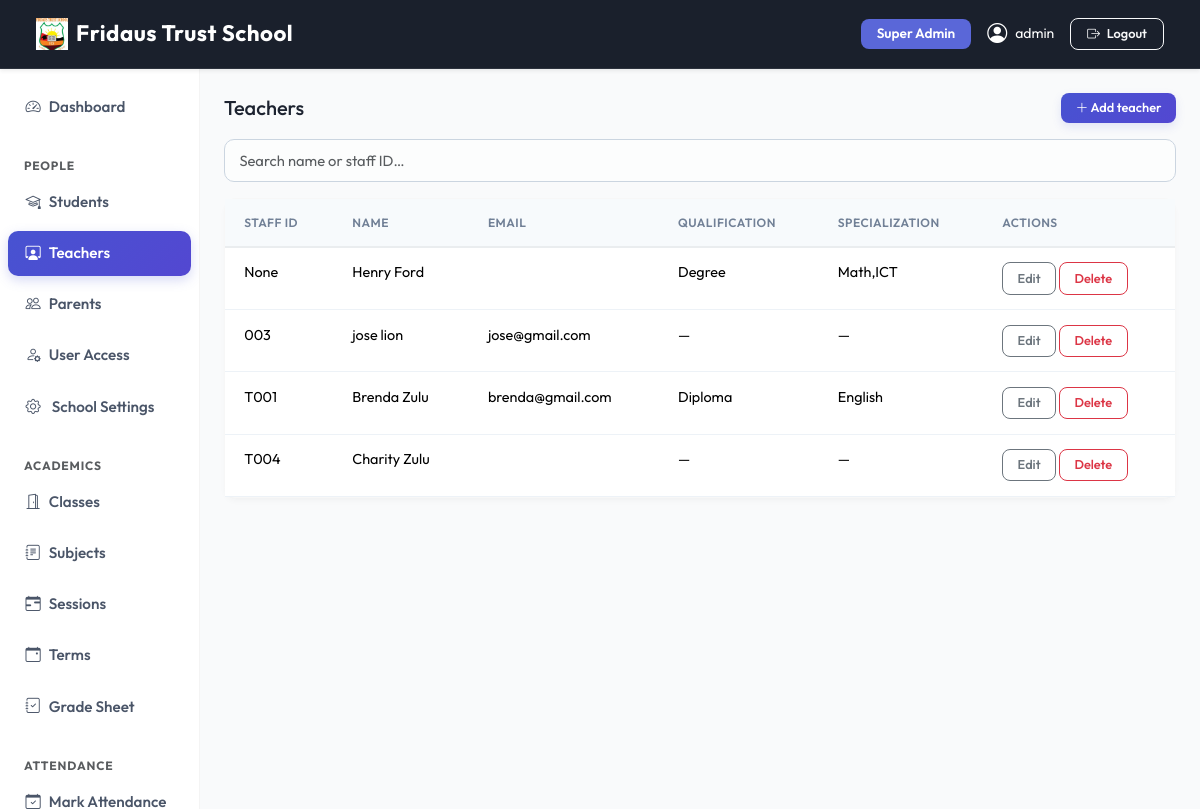
Screenshot of /people/teachers/ (signed in) with the database file from the repository.
### apps/dashboard/models.py (models this page shows, shortened)
class SchoolSettings(models.Model):
    school_name    = models.CharField(max_length=200, default='SchoolMS')
    logo           = models.ImageField(upload_to='school/logo/', blank=True, null=True)
    favicon        = models.ImageField(upload_to='school/favicon/', blank=True, null=True)
    primary_color  = models.CharField(max_length=7, default='#5a67d8', help_text='Hex color e.g. #5a67d8')
    secondary_color= models.CharField(max_length=7, default='#4c51bf')
    sidebar_color  = models.CharField(max_length=7, default='#ffffff')
    navbar_color   = models.CharField(max_length=7, default='#1a202c')
    address        = models.TextField(blank=True)
    phone          = models.CharField(max_length=20, blank=True)
    email          = models.EmailField(blank=True)
    website        = models.URLField(blank=True)
    class Meta:
        verbose_name = 'School Settings'
    @classmethod
    def get(cls):
        obj, _ = cls.objects.get_or_create(pk=1)
        return obj

### apps/accounts/models.py (models this page shows, shortened)
class User(AbstractUser):
    ROLE_CHOICES = (
        ('superadmin', 'Super Admin'),
        ('admin', 'Admin'),
        ('teacher', 'Teacher'),
        ('student', 'Student'),
        ('parent', 'Parent'),
    )
    role = models.CharField(max_length=20, choices=ROLE_CHOICES)
    phone = models.CharField(max_length=20, blank=True, null=True)
    profile_pic = models.ImageField(upload_to='profile_pictures/', blank=True, null=True)
    created_at = models.DateTimeField(auto_now_add=True)
    @property
    def is_admin(self):
        return self.role in ['superadmin', 'admin'] or self.is_superuser
    def __str__(self):
        return f"{self.get_full_name() or self.username} ({self.get_role_display()})"

### apps/people/models.py (models this page shows, shortened)
class Teacher(models.Model):
    user          = models.OneToOneField(User, on_delete=models.CASCADE, related_name='teacher_profile')
    staff_id      = models.CharField(max_length=20, unique=True, blank=True, null=True)
    qualification = models.CharField(max_length=100, blank=True)
    specialization= models.CharField(max_length=100, blank=True)
    assigned_classes = models.ManyToManyField('academics.StudentClass', related_name='teachers', blank=True)
    join_date     = models.DateField(auto_now_add=True)
    is_active     = models.BooleanField(default=True)
    class Meta:
        ordering = ['staff_id']

### apps/people/views.py (the view)
# urls.py: path('teachers/',                    views.teacher_list,   name='teacher_list'),
@login_required
@admin_required
def teacher_list(request):
    teachers = Teacher.objects.select_related('user').filter(is_active=True)
    return render(request, 'people/teacher_list.html', {'teachers': teachers})

### apps/dashboard/context_processors.py (called while the page is built)
def school_settings(request):
    return {'school_settings': SchoolSettings.get()}

### templates/people/teacher_list.html (shortened to what this page needs)
{% extends 'base.html' %}
{% block content %}
<div class="d-flex justify-content-between align-items-center mb-3">
  <h5 class="mb-0">Teachers</h5>
  <a href="{% url 'people:teacher_create' %}" class="btn btn-primary btn-sm">
    <i class="bi bi-plus-lg"></i> Add teacher
  </a>
</div>
<input type="text" id="searchInput" class="form-control mb-3" placeholder="Search name or staff ID…">
<div class="card">
  <table class="table table-hover mb-0" id="teacherTable">
    <thead class="table-light">
      <tr><th>Staff ID</th><th>Name</th><th>Email</th><th>Qualification</th><th>Specialization</th><th>Actions</th></tr>
    </thead>
    <tbody>
    {% for t in teachers %}
    <tr>
      <td>{{ t.staff_id }}</td>
      <td>{{ t.user.get_full_name }}</td>
      <td>{{ t.user.email }}</td>
      <td>{{ t.qualification|default:"—" }}</td>
      <td>{{ t.specialization|default:"—" }}</td>
      <td>
        <a href="{% url 'people:teacher_update' t.pk %}" class="btn btn-sm btn-outline-secondary">Edit</a>
        <button class="btn btn-sm btn-outline-danger btn-delete" data-url="{% url 'people:teacher_delete' t.pk %}">Delete</button>
      </td>
    </tr>
    {% empty %}
    <tr><td colspan="6" class="text-center text-muted py-4">No teachers yet.</td></tr>
    {% endfor %}
    </tbody>
  </table>
</div>
{% endblock %}

### templates/base.html (shortened to what this page needs)
{% load static %}
<!DOCTYPE html>
<html lang="en">
<head>
  <link href="https://cdn.jsdelivr.net/npm/bootstrap@5.3.2/dist/css/bootstrap.min.css" rel="stylesheet">
  <link href="https://cdn.jsdelivr.net/npm/bootstrap-icons@1.11.3/font/bootstrap-icons.css" rel="stylesheet">
  <link href="https://cdnjs.cloudflare.com/ajax/libs/toastr.js/latest/toastr.min.css" rel="stylesheet">
  <link href="{% static 'css/modern.css' %}" rel="stylesheet">
  <link href="https://cdn.jsdelivr.net/npm/select2@4.1.0-rc.0/dist/css/select2.min.css" rel="stylesheet">
  <link href="https://cdn.jsdelivr.net/npm/select2-bootstrap-5-theme@1.3.0/dist/select2-bootstrap-5-theme.min.css" rel="stylesheet">
</head>
<body>
{% if user.is_authenticated %}
<nav class="navbar navbar-expand-lg navbar-dark sticky-top d-print-none shadow-sm"
     style="background-color: {{ school_settings.navbar_color|default:'#1a202c' }} !important;">
  <div class="container-fluid">
    <a class="navbar-brand fw-bold text-white d-flex align-items-center gap-2" href="/">
      {% if school_settings.logo %}
        <img src="{{ school_settings.logo.url }}" height="32" style="object-fit:contain;" alt="{{ school_settings.school_name }}">
      {% else %}
        <i class="bi bi-shield-check" style="color: var(--school-primary);"></i>
      {% endif %}
      <span>{{ school_settings.school_name|default:"SchoolMS" }}</span>
    </a>
    <div class="collapse navbar-collapse" id="navbarNav">
      <div class="ms-auto d-flex align-items-center gap-3 mt-2 mt-lg-0">
        <span class="badge bg-primary px-3 py-2 text-capitalize" style="font-size: 0.85rem;">{{ user.get_role_display }}</span>
        <a href="{% url 'accounts:profile' %}" class="text-white text-decoration-none d-flex align-items-center gap-2 small">
          {% if user.profile_pic %}
            <img src="{{ user.profile_pic.url }}" class="rounded-circle border border-2 border-white" width="32" height="32" style="object-fit:cover">
          {% else %}
            <i class="bi bi-person-circle fs-5"></i>
          {% endif %}
          <span class="d-none d-sm-inline">{{ user.get_full_name|default:user.username }}</span>
        </a>
        <a href="{% url 'accounts:logout' %}" class="btn btn-outline-light btn-sm px-3"><i class="bi bi-box-arrow-right me-1"></i> Logout</a>
      </div>
    </div>
  </div>
</nav>
<div class="container-fluid">
  <div class="row">
    <aside class="col-lg-2 col-md-3 d-none d-md-block pt-3 px-0 border-end" id="sidebar">
  {% include 'partials/sidebar.html' %}
</aside>
    <main class="col-lg-10 col-md-9 ms-sm-auto px-md-4 py-4 animate-fade-in">
      {% block content %}{% endblock %}
    </main>
  </div>
</div>
{% else %}
  {% block auth_content %}{% endblock %}
{% endif %}
</body>
</html>

### static/css/modern.css (style rules this page uses)
:root { --primary-hsl: 235, 65%, 60%; --success-hsl: 150, 60%, 45%; --warning-hsl: 35, 85%, 55%; --danger-hsl: 355, 75%, 55%; --info-hsl: 185, 70%, 45%; --dark-hsl: 220, 30%, 12%; --bg-hsl: 220, 20%, 97%; --card-bg-hsl: 0, 0%, 100%; --text-muted-hsl: 220, 10%, 50%; --border-radius-sm: 8px; --border-radius-md: 14px; --border-radius-lg: 20px; --shadow-sm: 0 4px 6px -1px rgba(0, 0, 0, 0.05), 0 2px 4px -1px rgba(0, 0, 0, 0.03); --shadow-md: 0 10px 15px -3px rgba(0, 0, 0, 0.06), 0 4px 6px -2px rgba(0, 0, 0, 0.04); --shadow-lg: 0 20px 25px -5px rgba(0, 0, 0, 0.08), 0 10px 10px -5px rgba(0, 0, 0, 0.04); --transition-smooth: all 0.3s cubic-bezier(0.4, 0, 0.2, 1); }
body { font-family: 'Outfit', sans-serif; background-color: hsl(var(--bg-hsl)); color: hsl(var(--dark-hsl)); -webkit-font-smoothing: antialiased; }
.card { border: 1px solid rgba(0, 0, 0, 0.035) !important; border-radius: var(--border-radius-md) !important; box-shadow: var(--shadow-sm); background: #ffffff; transition: var(--transition-smooth); }
#sidebar { background-color: #ffffff; border-right: 1px solid rgba(0, 0, 0, 0.045) !important; padding-top: 1.25rem; }
.table { margin-bottom: 0; }
.table th { background-color: #f7fafc; color: #718096; font-size: 0.72rem; text-transform: uppercase; letter-spacing: 0.8px; padding: 0.9rem 1.2rem; font-weight: 700; }
.table td { padding: 0.9rem 1.2rem; font-size: 0.9rem; border-bottom: 1px solid #edf2f7; }
.btn { border-radius: 10px; font-weight: 600; padding: 0.55rem 1.25rem; font-size: 0.9rem; transition: var(--transition-smooth); }
.btn-sm { padding: 0.35rem 0.9rem; font-size: 0.8rem; border-radius: 8px; }
.btn-primary { background: linear-gradient(135deg, hsl(var(--primary-hsl)) 0%, hsl(245, 60%, 55%) 100%); border: none; box-shadow: 0 4px 10px rgba(90, 103, 216, 0.15); }
.badge { padding: 0.45em 0.85em; font-weight: 600; font-size: 0.75rem; border-radius: 8px; }
.form-control, .form-select { border-radius: 10px; border: 1px solid #cbd5e0; padding: 0.6rem 0.9rem; font-size: 0.92rem; transition: var(--transition-smooth); background-color: #fcfdfd; }
.table-responsive, main, .content-wrapper { overflow: visible !important; }
body { height: 100vh !important; max-height: 100vh !important; overflow: hidden !important; }
.container-fluid > .row { height: calc(100vh - 60px); overflow: hidden !important; display: flex; flex-wrap: nowrap; }
#sidebar { height: 100% !important; overflow-y: auto !important; overflow-x: hidden; }
main { height: 100% !important; flex: 1; overflow-y: auto !important; overflow-x: hidden; }

### rows the page displays
SchoolSettings: logo (picture), school_name "Fridaus Trust School"
User: role "Super Admin", get_full_name "admin"
Teacher: staff_id "None", user.get_full_name "Henry Ford", qualification "Degree", specialization "Math,ICT"
Teacher: staff_id "003", user.get_full_name "jose lion", user.email "jose@gmail.com", qualification "—", specialization "—"
Teacher: staff_id "T001", user.get_full_name "Brenda Zulu", user.email "brenda@gmail.com", qualification "Diploma", specialization "English"
Teacher: staff_id "T004", user.get_full_name "Charity Zulu", qualification "—", specialization "—"
